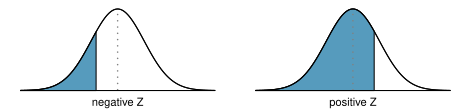

Reproduce this figure in R.
library(openintro)
data(COL)

#===> plot <===#
myPDF("normalTails.pdf", 4.7, 1.1, mar=c(0.81,1,0.3,1), mgp=c(3,-0.2,0), mfrow=c(1,2))
X <- seq(-4,4,0.01)
Y <- dnorm(X)

plot(X, Y, type='l', axes=F, xlim=c(-3.4,3.4))
axis(1, at=c(-5,0,5), label=c(-5,'negative Z',5), cex.axis=0.7, tick=FALSE)
these <- which(X <= -0.8)
polygon(c(X[these[1]], X[these],X[rev(these)[1]]), c(0,Y[these],0), col=COL[1])
lines(c(0,0), dnorm(0)*c(0.01,0.99), col=COL[6], lty=3, lwd=1.5)
lines(X, Y)
abline(h=0)

plot(X, Y, type='l', axes=F, xlim=c(-3.4,3.4))
axis(1, at=c(-5,0,5), label=c(-5,'positive Z',5), cex.axis=0.7, tick=FALSE)
these <- which(X <= 0.8)
polygon(c(X[these[1]], X[these],X[rev(these)[1]]), c(0,Y[these],0), col=COL[1])
lines(c(0,0), dnorm(0)*c(0.01,0.99), col=COL[6], lty=3, lwd=1.5)
lines(X, Y)
abline(h=0)

dev.off()
